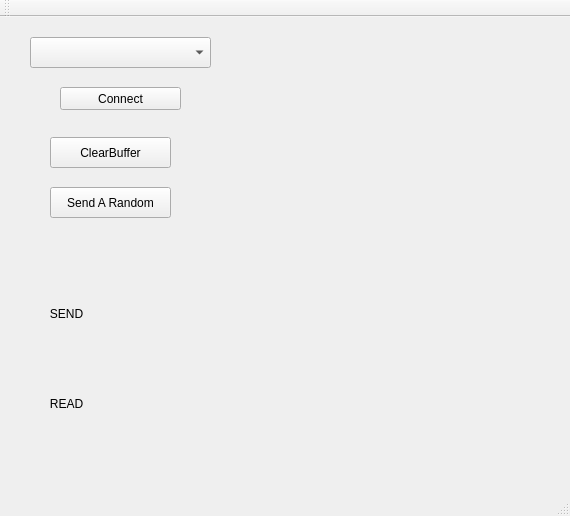
<?xml version="1.0" encoding="UTF-8"?>
<ui version="4.0">
 <class>MainWindow</class>
 <widget class="QMainWindow" name="MainWindow">
  <property name="geometry">
   <rect>
    <x>0</x>
    <y>0</y>
    <width>570</width>
    <height>516</height>
   </rect>
  </property>
  <property name="windowTitle">
   <string>MainWindow</string>
  </property>
  <widget class="QWidget" name="centralWidget">
   <widget class="QComboBox" name="comboBoxSerialPort">
    <property name="geometry">
     <rect>
      <x>30</x>
      <y>20</y>
      <width>181</width>
      <height>31</height>
     </rect>
    </property>
   </widget>
   <widget class="QPushButton" name="pushButtonConnect">
    <property name="geometry">
     <rect>
      <x>60</x>
      <y>70</y>
      <width>121</width>
      <height>23</height>
     </rect>
    </property>
    <property name="text">
     <string>Connect</string>
    </property>
   </widget>
   <widget class="QLabel" name="labelSEND">
    <property name="geometry">
     <rect>
      <x>40</x>
      <y>290</y>
      <width>47</width>
      <height>13</height>
     </rect>
    </property>
    <property name="text">
     <string>   SEND</string>
    </property>
   </widget>
   <widget class="QLabel" name="labelSentMsg">
    <property name="geometry">
     <rect>
      <x>100</x>
      <y>280</y>
      <width>441</width>
      <height>31</height>
     </rect>
    </property>
    <property name="text">
     <string/>
    </property>
    <property name="margin">
     <number>11</number>
    </property>
   </widget>
   <widget class="QLabel" name="labelSentMessage">
    <property name="geometry">
     <rect>
      <x>100</x>
      <y>320</y>
      <width>441</width>
      <height>31</height>
     </rect>
    </property>
    <property name="text">
     <string/>
    </property>
    <property name="margin">
     <number>11</number>
    </property>
   </widget>
   <widget class="QLabel" name="labelReadMessage">
    <property name="geometry">
     <rect>
      <x>100</x>
      <y>410</y>
      <width>441</width>
      <height>31</height>
     </rect>
    </property>
    <property name="text">
     <string/>
    </property>
    <property name="margin">
     <number>11</number>
    </property>
   </widget>
   <widget class="QLabel" name="labelREAD">
    <property name="geometry">
     <rect>
      <x>40</x>
      <y>380</y>
      <width>47</width>
      <height>13</height>
     </rect>
    </property>
    <property name="text">
     <string>   READ</string>
    </property>
   </widget>
   <widget class="QLabel" name="labelReadMsg">
    <property name="geometry">
     <rect>
      <x>100</x>
      <y>370</y>
      <width>441</width>
      <height>31</height>
     </rect>
    </property>
    <property name="text">
     <string/>
    </property>
    <property name="margin">
     <number>11</number>
    </property>
   </widget>
   <widget class="QPushButton" name="pushButton">
    <property name="geometry">
     <rect>
      <x>50</x>
      <y>170</y>
      <width>121</width>
      <height>31</height>
     </rect>
    </property>
    <property name="text">
     <string>Send A Random</string>
    </property>
   </widget>
   <widget class="QPushButton" name="pushButtonClearBuffer">
    <property name="geometry">
     <rect>
      <x>50</x>
      <y>120</y>
      <width>121</width>
      <height>31</height>
     </rect>
    </property>
    <property name="text">
     <string>ClearBuffer</string>
    </property>
   </widget>
  </widget>
  <widget class="QMenuBar" name="menuBar">
   <property name="geometry">
    <rect>
     <x>0</x>
     <y>0</y>
     <width>570</width>
     <height>21</height>
    </rect>
   </property>
  </widget>
  <widget class="QToolBar" name="mainToolBar">
   <attribute name="toolBarArea">
    <enum>TopToolBarArea</enum>
   </attribute>
   <attribute name="toolBarBreak">
    <bool>false</bool>
   </attribute>
  </widget>
  <widget class="QStatusBar" name="statusBar"/>
 </widget>
 <layoutdefault spacing="6" margin="11"/>
 <resources/>
 <connections/>
</ui>
